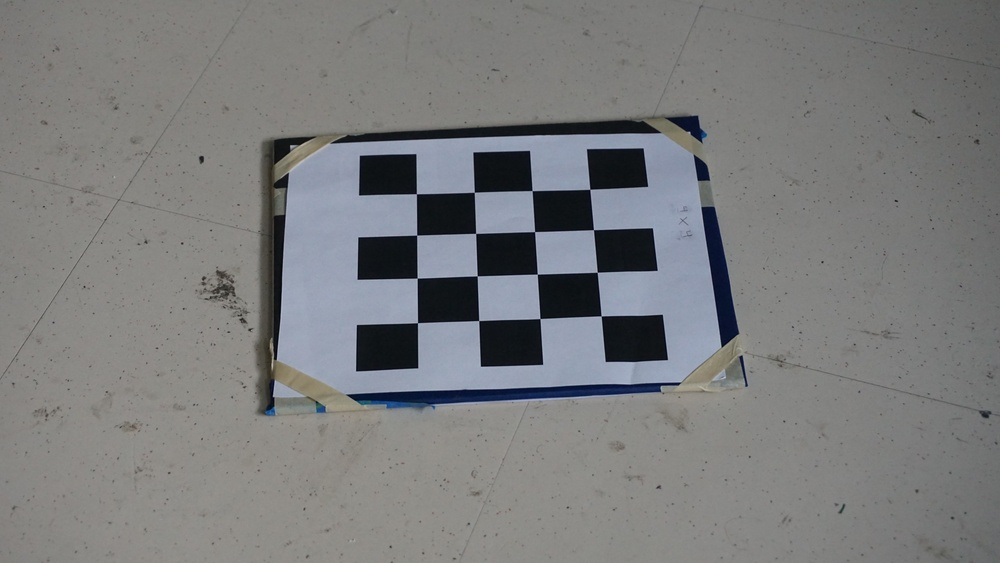
#> input picture calib_photos_sony/DSC00296.JPG, 1000 x 563 px, shrunk from 6000 x 3376 before the run; its folder holds only this picture in this run
$ python DistortionCalc.py
#> lines starting #> are read from the running program, lines starting #| are printed output that depends on the picture; after the words box and inside, x2 and y2 are one past the last pixel; in counts of white or black regions, pixels touching at a corner belong together
import cv2 as cv
import numpy as np
import json
import glob

NUM_COLS =  4
NUM_ROWS = 4

# termination criteria
criteria = (cv.TERM_CRITERIA_EPS + cv.TermCriteria_MAX_ITER, 30, 0.001)

# prepare object points
objp = np.zeros((NUM_COLS * NUM_ROWS, 3), np.float32)
objp[:,:2] = np.mgrid[0:NUM_COLS,0:NUM_ROWS].T.reshape(-1,2)

# arrays to store object points and image points
objpoints = []
imgpoints = []

images = glob.glob('./calib_photos_sony/*.JPG')
print(images)
good_images = []

for fname in images:
    img = cv.imread(fname)
#> img is the input picture: shape (563, 1000, 3); mean B, G, R 124.1, 123.5, 122.7
    gray = cv.cvtColor(img, cv.COLOR_BGR2GRAY)
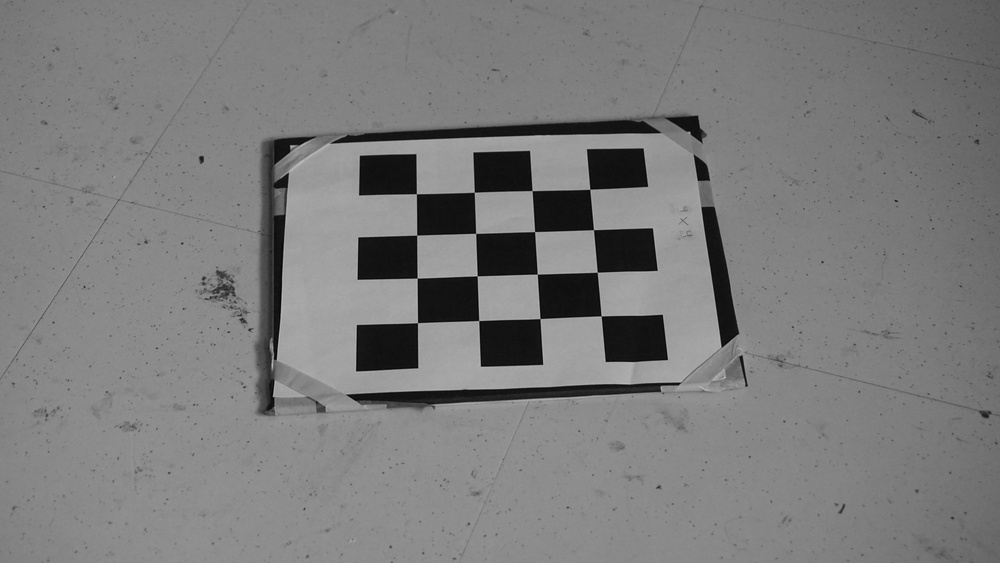
#> gray: shape (563, 1000); min 2, max 194, mean 123.4
    gray = cv.blur(gray, (5,5))

    # find chessboard corners
    ret, corners = cv.findChessboardCorners(gray, (NUM_COLS, NUM_ROWS), None)
#> ret = True; corners = 16 rows, first 8: [590, 189.6], [592.5, 230], [598.1, 272.5], [600.9, 316], [532, 190.5], [534.5, 231.5], [537, 274], [540, 318.5]

    # refine points and add (should run on all photos, i.e. all photos should have successful recognition)
    if ret:
        good_images.append(fname)
        objpoints.append(objp)

        subcorners = cv.cornerSubPix(gray, corners, (11,11), (-1,-1), criteria)
#> subcorners = 16 rows, first 8: [589.8, 189.2], [593.4, 229.8], [597.2, 272.2], [601.1, 315.9], [532, 190.7], [534.6, 231.6], [537.2, 274.1], [540, 318.6]
        imgpoints.append(subcorners)

        # draw and display corners
        cv.drawChessboardCorners(img, (NUM_COLS, NUM_ROWS), subcorners, ret)
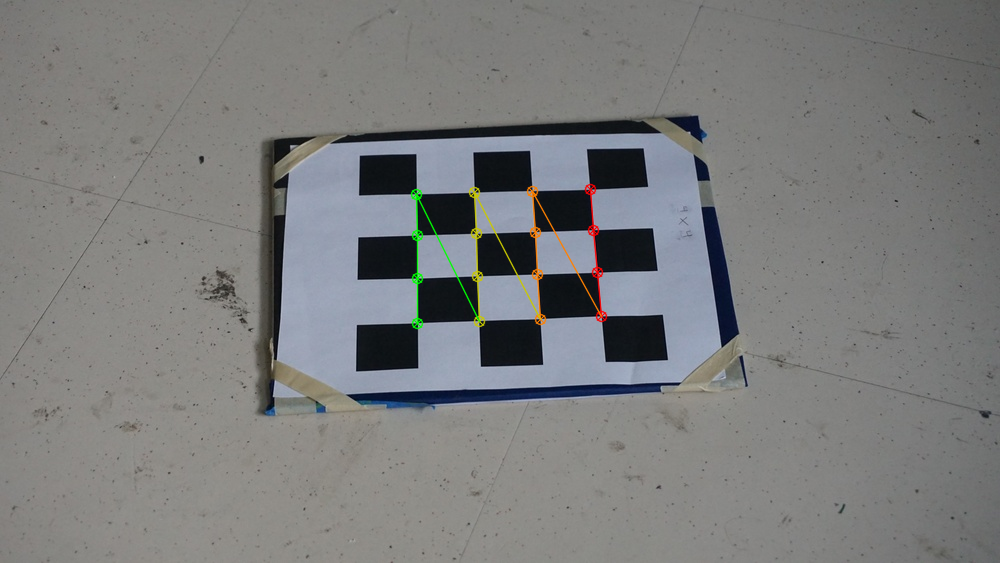
#> img: shape (563, 1000, 3); 0.72% of pixels changed, all inside (x1, y1, x2, y2) = (410, 183, 608, 330)
        cv.imshow('img', img)
        k = cv.waitKey(500)
#> (key Esc is pressed here)
        if k == 27:
            break
    else:
        print(f'ERROR: image {fname} not detected')

cv.destroyAllWindows()

# calibrate
ret, mtx, dist, rvecs, tvecs = cv.calibrateCamera(objpoints, imgpoints, gray.shape[::-1], None, None)
#> ret = 0.184; mtx = [[1054.7, 0, 571.5], [0, 820.5, 294], [0, 0, 1]]; dist = [[-0.395, 7.93, -0.00414, -0.00473, -44.59]]; rvecs = ([-0.301, 0.243, 1.5],); tvecs = ([0.316, -2.34, 18.28],)

# undistort
fname = '../opencvtest/calib/calibresult.jpg'
img = cv.imread(fname)
#> (the run stopped early here; a loop or call above may not have finished)

$ run again, on calib_photos_sony/DSC00300.JPG
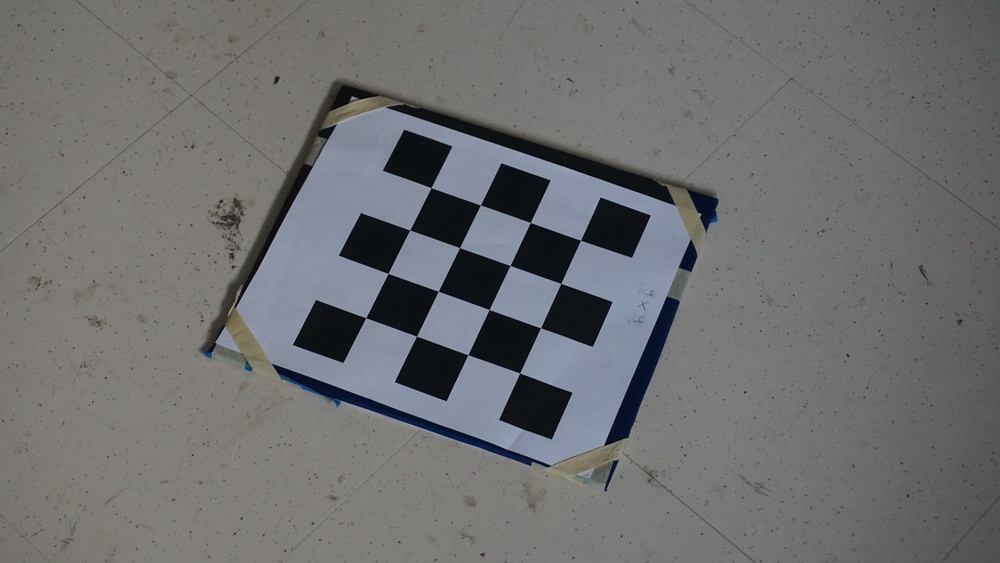
#> input picture calib_photos_sony/DSC00300.JPG, 1000 x 563 px, shrunk from 6000 x 3376 before the run
#> img is the input picture: shape (563, 1000, 3); mean B, G, R 111.3, 110.7, 110.1
#> `gray = cv.cvtColor(img, cv.COLOR_BGR2GRAY)`:
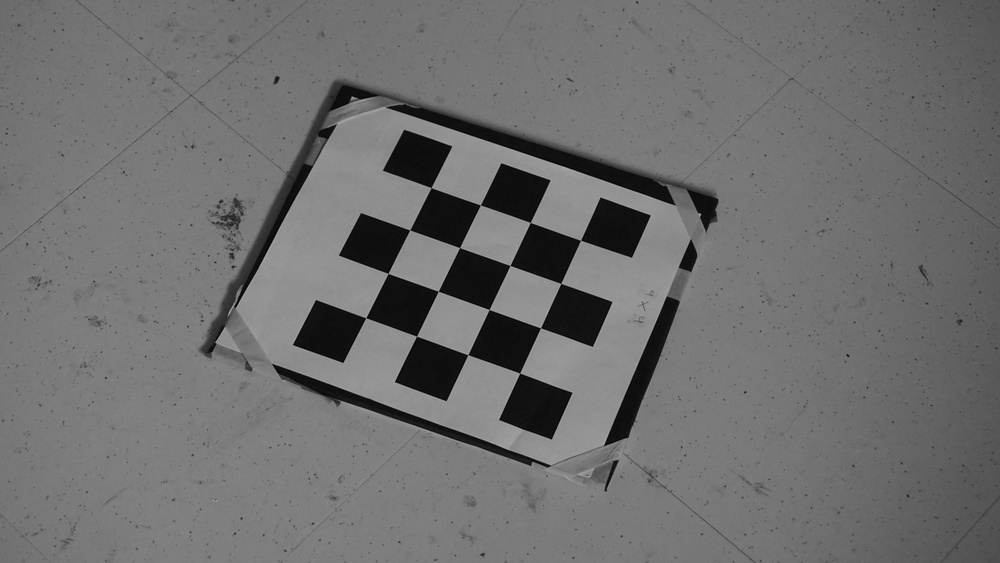
#> gray: shape (563, 1000); min 1, max 171, mean 110.6
#> `ret, corners = cv.findChessboardCorners(gray, (NUM_COLS, NUM_ROWS), No..`: ret = True; corners = 16 rows, first 8: [431, 188], [480, 204.5], [530, 222.5], [581, 240.5], [410, 230], [460, 247.5], [510, 265.5], [560.5, 284.3]
#> subcorners = 16 rows, first 8: [431.1, 187.6], [480.4, 205], [530.3, 222.4], [580.5, 240.2], [409.8, 230], [459.6, 247.6], [510, 265.5], [560.8, 283.4]
#> `cv.drawChessboardCorners(img, (NUM_COLS, NUM_ROWS), subcorners, ret)`:
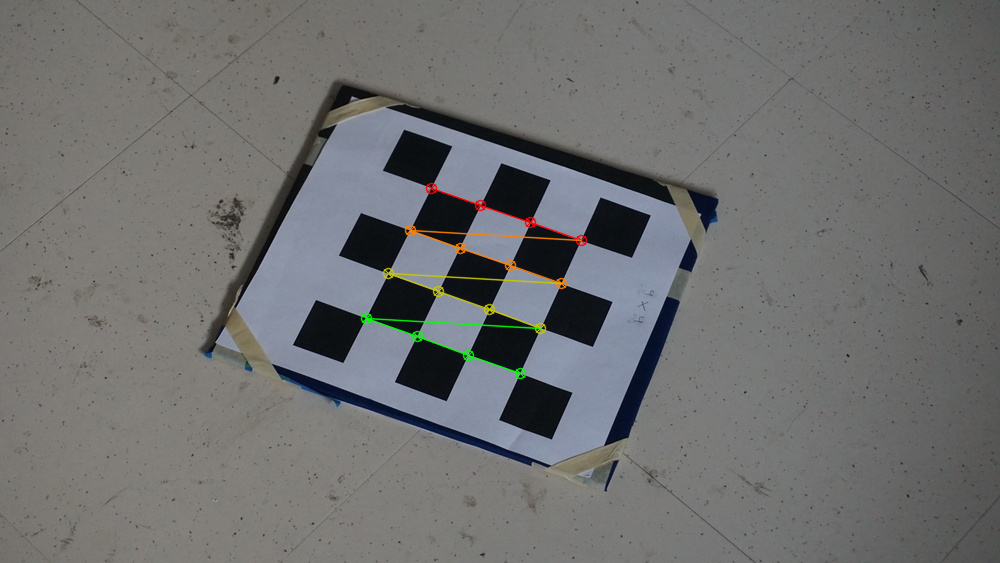
#> img: shape (563, 1000, 3); 0.84% of pixels changed, all inside (x1, y1, x2, y2) = (360, 182, 588, 380)
#> `ret, mtx, dist, rvecs, tvecs = cv.calibrateCamera(objpoints, imgpoints..`: ret = 0.0876; mtx = [[107.3, 0, 496.2], [0, 93.08, 289.6], [0, 0, 1]]; dist = [[0.0193, -0.0325, 0.000941, 0.00163, 0.0128]]; rvecs = ([-0.0212, -0.00305, 0.389],); tvecs = ([-1.22, -2.19, 1.99],)

$ run again, on calib_photos_sony/DSC00301.JPG
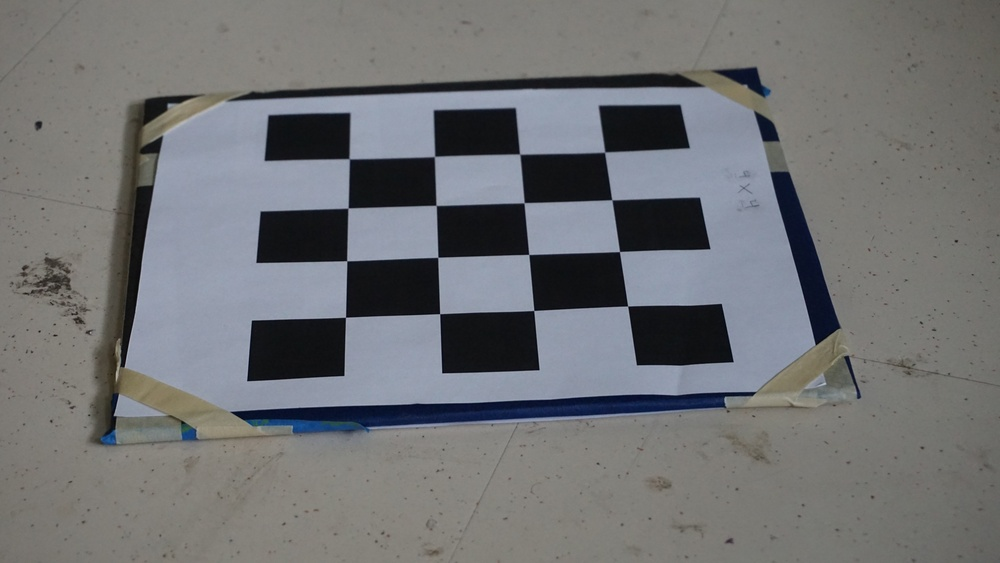
#> input picture calib_photos_sony/DSC00301.JPG, 1000 x 563 px, shrunk from 6000 x 3376 before the run
#> img is the input picture: shape (563, 1000, 3); mean B, G, R 115.5, 113.7, 112.5
#> `gray = cv.cvtColor(img, cv.COLOR_BGR2GRAY)`:
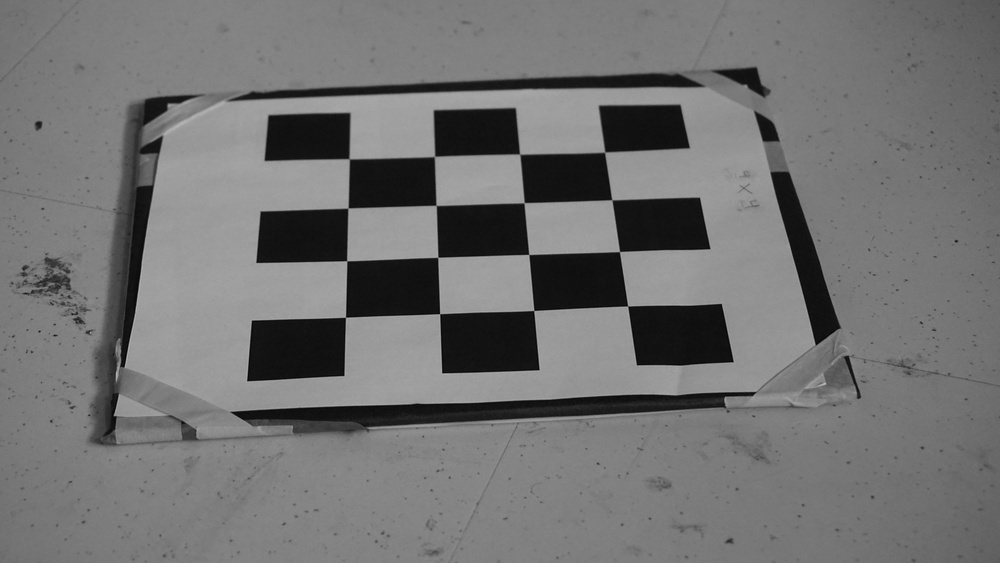
#> gray: shape (563, 1000); min 1, max 186, mean 113.6
#> `ret, corners = cv.findChessboardCorners(gray, (NUM_COLS, NUM_ROWS), No..`: ret = True; corners = 16 rows, first 8: [605.5, 152.4], [611.5, 200], [619.5, 251.5], [628.8, 306], [520.1, 154], [523.9, 203.1], [531.3, 254.5], [533.8, 308.4]
#> subcorners = 16 rows, first 8: [604.7, 152.1], [611.8, 199.9], [619.5, 251.6], [627.7, 306], [519.7, 154.2], [524.1, 202.8], [528.8, 254.5], [533.8, 310.5]
#> `cv.drawChessboardCorners(img, (NUM_COLS, NUM_ROWS), subcorners, ret)`:
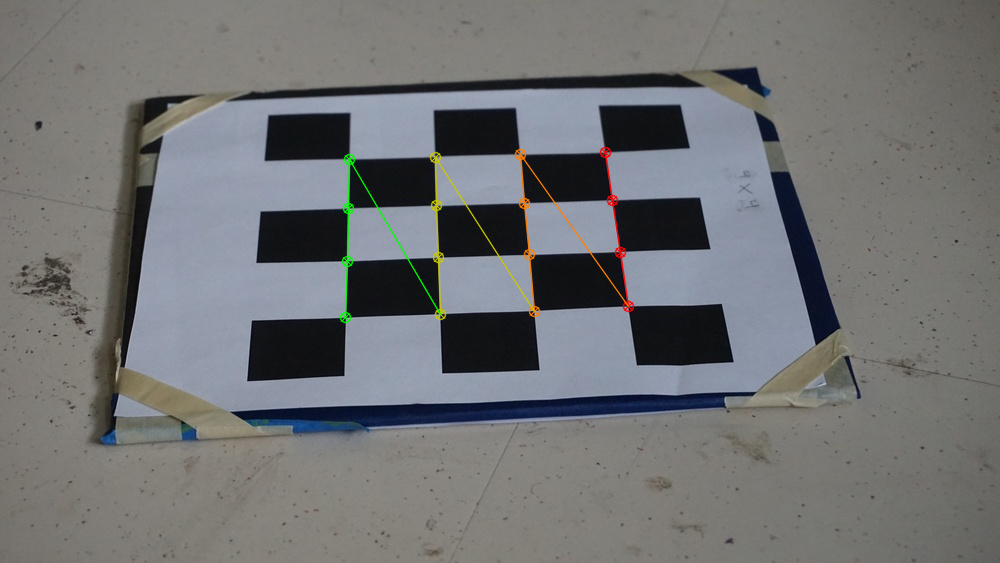
#> img: shape (563, 1000, 3); 0.83% of pixels changed, all inside (x1, y1, x2, y2) = (339, 146, 635, 324)
#> `ret, mtx, dist, rvecs, tvecs = cv.calibrateCamera(objpoints, imgpoints..`: ret = 0.307; mtx = [[1530.3, 0, 594.9], [0, 1172.6, 341.6], [0, 0, 1]]; dist = [[-0.96, 19.81, -0.0243, -0.0142, -163.6]]; rvecs = ([-0.513, 0.445, 1.45],); tvecs = ([0.119, -2.92, 18.01],)

$ run again, on calib_photos_sony/DSC00302.JPG
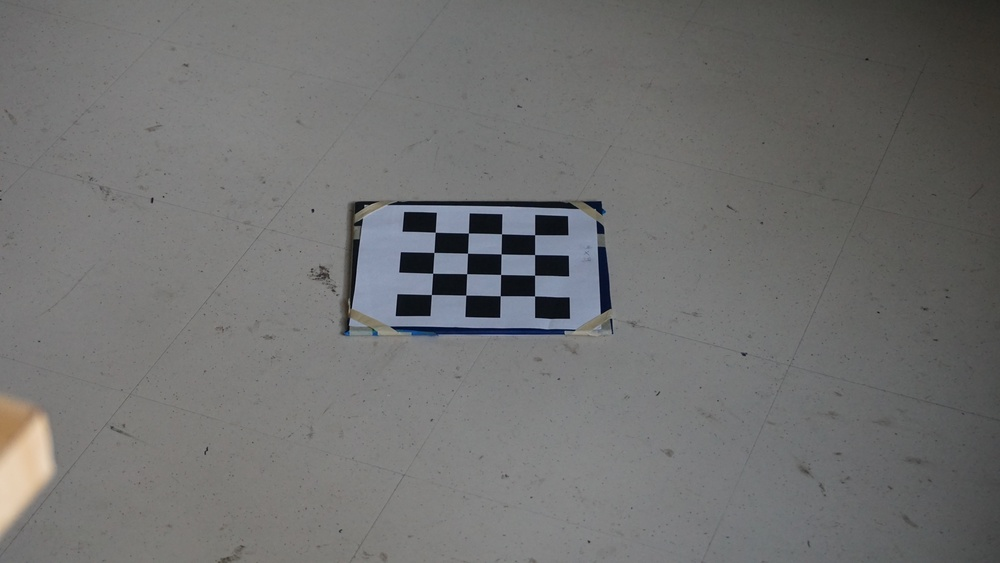
#> input picture calib_photos_sony/DSC00302.JPG, 1000 x 563 px, shrunk from 6000 x 3376 before the run
#> img is the input picture: shape (563, 1000, 3); mean B, G, R 111.8, 112.3, 112.2
#> `gray = cv.cvtColor(img, cv.COLOR_BGR2GRAY)`:
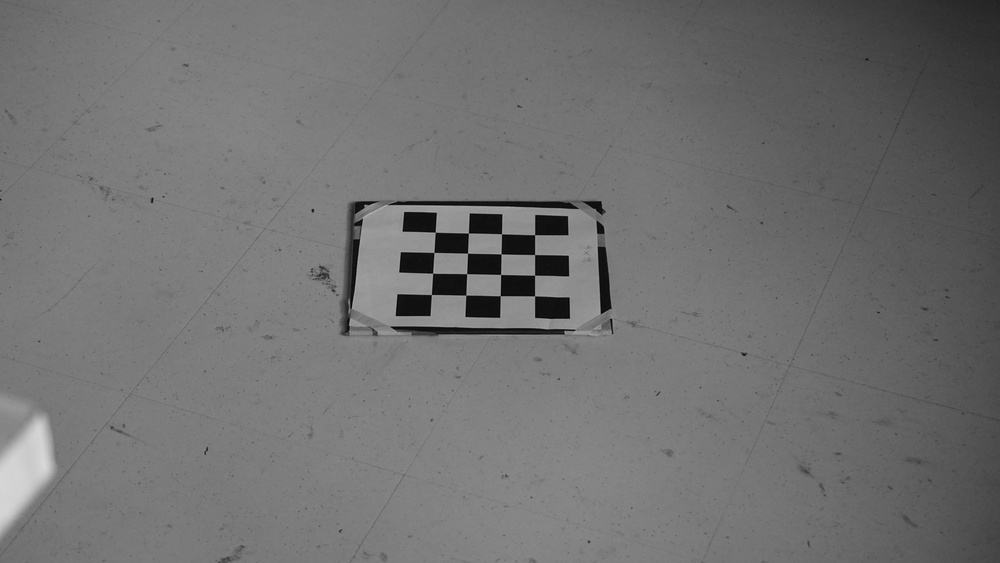
#> gray: shape (563, 1000); min 1, max 216, mean 112.3
#> `ret, corners = cv.findChessboardCorners(gray, (NUM_COLS, NUM_ROWS), No..`: ret = True; corners = 16 rows, first 8: [435, 232.6], [468.5, 233], [501.5, 234.1], [535, 235], [434, 252.5], [467.5, 252.9], [501, 254], [535.1, 254.5]
#> subcorners = 16 rows, first 8: [435.2, 232.2], [468.4, 233], [501.5, 233.8], [534.6, 234.7], [433.9, 252.4], [467.5, 253.2], [501, 253.9], [534.6, 254.6]
#> `cv.drawChessboardCorners(img, (NUM_COLS, NUM_ROWS), subcorners, ret)`:
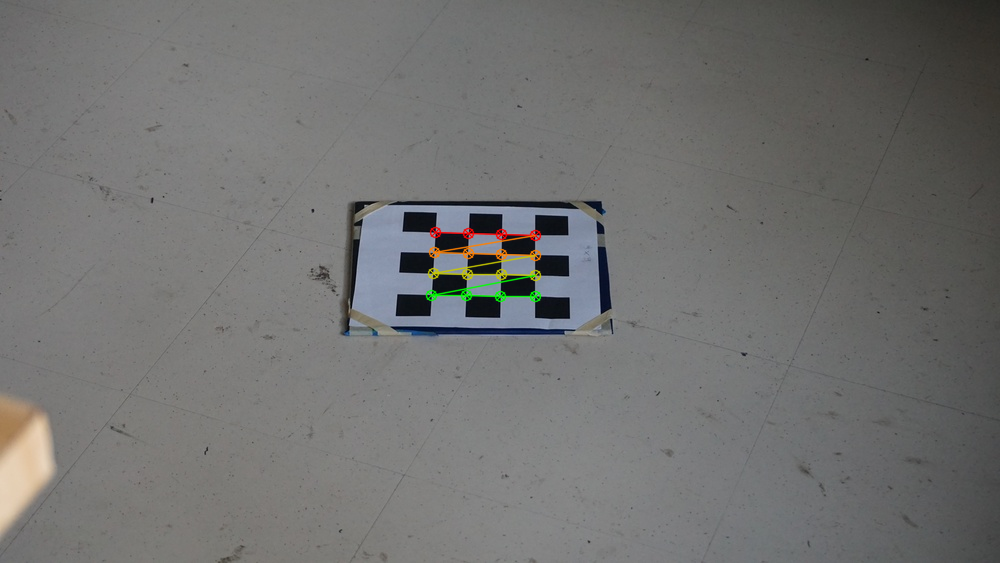
#> img: shape (563, 1000, 3); 0.61% of pixels changed, all inside (x1, y1, x2, y2) = (425, 226, 542, 303)
#> `ret, mtx, dist, rvecs, tvecs = cv.calibrateCamera(objpoints, imgpoints..`: ret = 0.123; mtx = [[461.9, 0, 503.4], [0, 287.5, 276.2], [0, 0, 1]]; dist = [[-0.828, 30.02, -0.00771, 0.0227, -324]]; rvecs = ([-0.184, -0.102, 0.0196],); tvecs = ([-2.05, -2.11, 13.64],)
